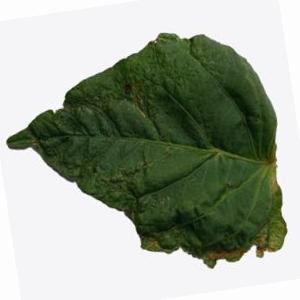
#> input picture images/sample_image.png, 300 x 300 px
$ python main.py
#> lines starting #> are read from the running program, lines starting #| are printed output that depends on the picture; long printed decimals are rounded
import cv2
import numpy as np

def load_image(file_path):
    # Memuat gambar dari file
#> called with file_path = 'images/sample_image.png'
    image = cv2.imread(file_path, cv2.IMREAD_GRAYSCALE)
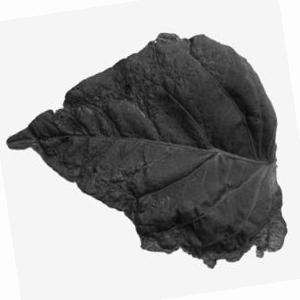
#> image: shape (300, 300); min 7, max 255, mean 160.8
    return image

def calculate_glcm(image, distance=1, angle=0):
    # Mendapatkan dimensi gambar
#> called with distance = 1, angle = 0
    rows, cols = image.shape
#> rows = 300; cols = 300

    # Inisialisasi matriks GLCM
    glcm = np.zeros((256, 256), dtype=np.float32)

    # Menghitung GLCM
    for i in range(rows):
        for j in range(cols):
            # Menghitung koordinat tetangga berdasarkan jarak dan sudut
            if angle == 0:
                x = i
                y = j + distance
            elif angle == 45:
                x = i - distance
                y = j + distance
            elif angle == 90:
                x = i - distance
                y = j
            elif angle == 135:
                x = i - distance
                y = j - distance
            else:
                continue

            if x >= 0 and x < rows and y >= 0 and y < cols:
                glcm[image[i, j], image[x, y]] += 1
#> `glcm = calculate_glcm(image)`: glcm: shape (256, 256) float32; min 0, max 0.399, mean 1.53e-05

    # Normalisasi GLCM
    glcm /= glcm.sum()
    return glcm

def calculate_glcm_features(glcm):
    # Inisialisasi fitur
    contrast = 0
    dissimilarity = 0
    homogeneity = 0
    energy = 0
    correlation = 0
    asm = 0
    entropy = 0  # Inisialisasi fitur entropy
    mean_i = np.mean(glcm, axis=0)
#> mean_i = 256 values, max 0.00161 at index 245, min 0 at index 0, mean 1.53e-05
    mean_j = np.mean(glcm, axis=1)
#> mean_j = 256 values, max 0.0016 at index 245, min 0 at index 0, mean 1.53e-05
    std_i = np.std(glcm, axis=0)
#> std_i = 256 values, max 0.0249 at index 245, min 0 at index 0, mean 0.000141
    std_j = np.std(glcm, axis=1)
#> std_j = 256 values, max 0.0249 at index 245, min 0 at index 0, mean 0.00014

    # Menghitung fitur dari GLCM
    for i in range(256):
        for j in range(256):
            contrast += (i - j) ** 2 * glcm[i, j]
            dissimilarity += abs(i - j) * glcm[i, j]
            homogeneity += glcm[i, j] / (1 + (i - j) ** 2)
            energy += glcm[i, j] ** 2
            asm += glcm[i, j] ** 2
            if glcm[i, j] > 0:
                entropy -= glcm[i, j] * np.log2(glcm[i, j])  # Menghitung entropy
            if std_i[i] * std_j[j] > 0:
                correlation += ((i - mean_i[i]) * (j - mean_j[j]) * glcm[i, j]) / (std_i[i] * std_j[j])
#> after the loop, asm = 0.162; contrast = 88.29; correlation = 5.19e+13; dissimilarity = 3.45; energy = 0.162; entropy = 7.33; homogeneity = 0.577

    features = {
        'contrast': contrast,
        'dissimilarity': dissimilarity,
        'homogeneity': homogeneity,
        'energy': energy,
        'correlation': correlation,
        'asm': asm,
        'entropy': entropy  # Menambahkan fitur entropy ke dalam dictionary
    }
#> features = {'contrast': 88.29, 'dissimilarity': 3.45, 'homogeneity': 0.577, 'energy': 0.162, 'correlation': 5.19e+13, 'asm': 0.162, 'entropy': 7.33}

    return features

def print_features(features):
    # Mencetak fitur GLCM
    for feature_name, feature_value in features.items():
        print(f"{feature_name}: {feature_value}")

if __name__ == "__main__":
    # File path gambar
    file_path = "images/sample_image.png"

    # Memuat gambar
    image = load_image(file_path)

    # Menghitung GLCM
    glcm = calculate_glcm(image)

    # Menghitung fitur GLCM
    features = calculate_glcm_features(glcm)

    # Mencetak fitur GLCM
    print_features(features)
#> the loop in print_features, `for feature_name, feature_value in features.items():` made 7 passes
#> (feature_name, feature_value) on passes 1 to 7: ('contrast', 88.29), ('dissimilarity', 3.45), ('homogeneity', 0.577), ('energy', 0.162), ('correlation', 5.19e+13), ('asm', 0.162), ('entropy', 7.33)
#| contrast: 88.290
#| dissimilarity: 3.447
#| homogeneity: 0.5772
#| energy: 0.1616
#| correlation: 51893462897718.984
#| asm: 0.1616
#| entropy: 7.331
